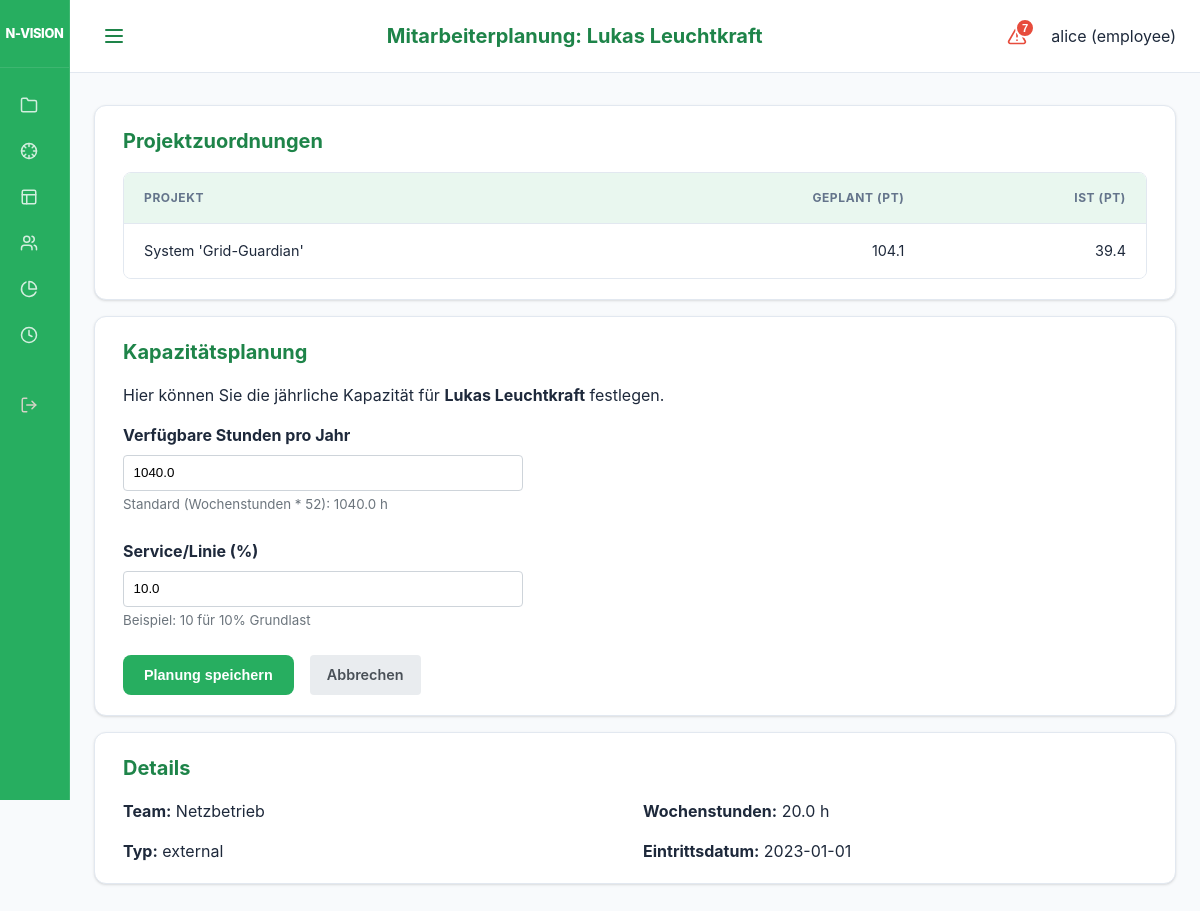
Page /ui/employees/1/plan (signed in) on the committed database.
### models.py (models this page shows)
class User(Base):
    __tablename__ = "users"
    id = Column(Integer, primary_key=True, index=True)
    username = Column(String, unique=True, index=True)
    hashed_password = Column(String)
    role = Column(Enum(UserRole), default=UserRole.EMPLOYEE)
    employee_id = Column(Integer, ForeignKey("employees.id"), nullable=True)
    is_active = Column(Boolean, default=True)
    employee = relationship("Employee", back_populates="user")

class Project(Base):
    __tablename__ = "projects"
    id = Column(Integer, primary_key=True, index=True)
    name = Column(String, index=True)
    description = Column(String, nullable=True)
    business_value = Column(String, nullable=True)
    internal_number = Column(String, nullable=True)
    division = Column(String, nullable=True) # "IT", "Netzgesellschaft", "Vertrieb", "Kraftwerk"
    start_date = Column(Date)
    end_date = Column(Date)
    priority = Column(Integer, default=1) # 1 highest
    status = Column(Enum(ProjectStatus), default=ProjectStatus.PLANNING)
    manager_id = Column(Integer, ForeignKey("employees.id"), nullable=True)
    responsible_it = Column(String, nullable=True)
    responsible_fb = Column(String, nullable=True)
    pab_approval = Column(Integer, default=0) # 0 = No, 1 = Yes (Legacy)
    pab_status = Column(Enum(PABStatus), default=PABStatus.EVALUATION)
    pab_rank = Column(Integer, default=999)
    cats_number = Column(String, nullable=True)
    pt_intern_pab = Column(Float, default=0.0)
    pt_intern_planned = Column(Float, default=0.0)
    pt_extern_planned = Column(Float, default=0.0)
    economic_score = Column(Float, default=0.0) # 0.0 to 10.0
    business_case = Column(String, nullable=True)
    steering_status = Column(Enum(SteeringStatus), default=SteeringStatus.NONE)
    steering_time = Column(Enum(SteeringStatus), default=SteeringStatus.NONE)
    steering_budget = Column(Enum(SteeringStatus), default=SteeringStatus.NONE)
    steering_quality = Column(Enum(SteeringStatus), default=SteeringStatus.NONE)
    steering_details = Column(String, nullable=True)
    steering_last_update = Column(Date, nullable=True)
    budget_total_invest = Column(Float, default=0.0)
    budget_total_unterhalt = Column(Float, default=0.0)
    has_steering_board = Column(Boolean, default=False)
    staffings = relationship("Staffing", back_populates="project")
    bookings = relationship("Booking", back_populates="project")
    milestones = relationship("Milestone", back_populates="project", cascade="all, delete-orphan")
    pab_comments = relationship("ProjectComment", back_populates="project", cascade="all, delete-orphan")
    budgets = relationship("ProjectBudget", back_populates="project", cascade="all, delete-orphan")
    steering_members = relationship("Employee", secondary="project_steering_members")

class Employee(Base):
    __tablename__ = "employees"
    id = Column(Integer, primary_key=True, index=True)
    name = Column(String, index=True)
    type = Column(Enum(ResourceType), default=ResourceType.INTERNAL)
    role_id = Column(Integer, ForeignKey("roles.id"))
    team_id = Column(Integer, ForeignKey("teams.id"))
    weekly_hours = Column(Float, default=40.0)
    annual_hours_target = Column(Float, nullable=True) # Neuer Wert für Jahresplanung
    employment_start = Column(Date)
    employment_end = Column(Date, nullable=True)
    role = relationship("Role", back_populates="employees")
    team = relationship("Team", back_populates="employees")
    staffings = relationship("Staffing", back_populates="employee")
    service_allocations = relationship("ServiceAllocation", back_populates="employee")
    absences = relationship("Absence", back_populates="employee")
    user = relationship("User", back_populates="employee", uselist=False)
    bookings = relationship("Booking", back_populates="employee")

class ServiceAllocation(Base):
    __tablename__ = "service_allocations"
    id = Column(Integer, primary_key=True, index=True)
    employee_id = Column(Integer, ForeignKey("employees.id"))
    capacity_percent = Column(Float) # e.g. 20.0 for 20%
    description = Column(String, nullable=True)
    employee = relationship("Employee", back_populates="service_allocations")

class Team(Base):
    __tablename__ = "teams"
    id = Column(Integer, primary_key=True, index=True)
    name = Column(String, unique=True, index=True)
    employees = relationship("Employee", back_populates="team")

### main.py (the view)
@app.get("/ui/employees/{employee_id}/plan", response_class=HTMLResponse)
def ui_employee_plan(request: Request, employee_id: int, db: Session = Depends(get_db), user: models.User = Depends(login_required)):
    employee = db.query(models.Employee).filter(models.Employee.id == employee_id).first()
    if not employee:
        raise HTTPException(status_code=404, detail="Employee not found")
    project_data = {}
    for booking in employee.bookings:
        p_id = booking.project_id
        if p_id not in project_data:
            project_data[p_id] = {"name": booking.project.name, "ist_pt": 0.0, "planned_pt": 0.0}
        project_data[p_id]["ist_pt"] += booking.hours / 8.0
    for staffing in employee.staffings:
        p_id = staffing.project_id
        if p_id not in project_data:
            project_data[p_id] = {"name": staffing.project.name, "ist_pt": 0.0, "planned_pt": 0.0}
        days = (staffing.end_date - staffing.start_date).days + 1
        workdays = days * (5/7) # Grobe Schätzung
        project_data[p_id]["planned_pt"] += workdays * staffing.capacity_fte
    return templates.TemplateResponse(
        request=request, name="employee_plan.html", context={
            "employee": employee,
            "project_data": project_data.values(),
            "active_page": "employees",
            "user": user
        }
    )

### templates/employee_plan.html (shortened to what this page needs)
{% extends "base.html" %}
{% set title = "Mitarbeiterplanung: " ~ employee.name %}
{% block content %}
<div class="card">
    <h2>Projektzuordnungen</h2>
    <div class="modern-table-wrapper">
        <table class="modern-table">
            <thead>
                <tr>
                    <th>Projekt</th>
                    <th style="text-align: right;">Geplant (PT)</th>
                    <th style="text-align: right;">IST (PT)</th>
                </tr>
            </thead>
            <tbody>
                {% for p in project_data %}
                <tr>
                    <td>{{ p.name }}</td>
                    <td style="text-align: right;">{{ p.planned_pt | round(1) }}</td>
                    <td style="text-align: right;">{{ p.ist_pt | round(1) }}</td>
                </tr>
                {% endfor %}
            </tbody>
        </table>
    </div>
</div>
<div class="card">
    <h2>Kapazitätsplanung</h2>
    <p>Hier können Sie die jährliche Kapazität für <strong>{{ employee.name }}</strong> festlegen.</p>
    <form action="/ui/employees/{{ employee.id }}/plan" method="post" style="max-width: 400px;">
        <div style="margin-bottom: 1.5rem;">
            <label for="annual_hours_target" style="display: block; margin-bottom: 0.5rem; font-weight: bold;">Verfügbare Stunden pro Jahr</label>
            <input type="number"
                   id="annual_hours_target"
                   name="annual_hours_target"
                   value="{{ employee.annual_hours_target if employee.annual_hours_target else (employee.weekly_hours * 52) }}"
                   step="1"
                   required
                   style="width: 100%; padding: 0.6rem; border: 1px solid #ced4da; border-radius: 4px;">
            <small style="color: #6c757d;">Standard (Wochenstunden * 52): {{ employee.weekly_hours * 52 }} h</small>
        </div>
        <div style="margin-bottom: 1.5rem;">
            <label for="service_capacity_percent" style="display: block; margin-bottom: 0.5rem; font-weight: bold;">Service/Linie (%)</label>
            <input type="number"
                   id="service_capacity_percent"
                   name="service_capacity_percent"
                   value="{{ employee.service_allocations[0].capacity_percent if employee.service_allocations else 0.0 }}"
                   step="1"
                   min="0"
                   max="100"
                   required
                   style="width: 100%; padding: 0.6rem; border: 1px solid #ced4da; border-radius: 4px;">
            <small style="color: #6c757d;">Beispiel: 10 für 10% Grundlast</small>
        </div>
        <div style="display: flex; gap: 1rem;">
            <button type="submit" class="btn btn-primary">Planung speichern</button>
            <a href="/ui/employees" class="btn" style="background: #e9ecef; color: #495057; text-decoration: none; padding: 0.5rem 1rem; border-radius: 4px; display: inline-block;">Abbrechen</a>
        </div>
    </form>
</div>
<div class="card">
    <h2>Details</h2>
    <div style="display: grid; grid-template-columns: 1fr 1fr; gap: 1rem;">
        <div>
            <strong>Team:</strong> {{ employee.team.name if employee.team else "Kein Team" }}
        </div>
        <div>
            <strong>Wochenstunden:</strong> {{ employee.weekly_hours }} h
        </div>
        <div>
            <strong>Typ:</strong> {{ employee.type.value }}
        </div>
        <div>
            <strong>Eintrittsdatum:</strong> {{ employee.employment_start }}
        </div>
    </div>
</div>
{% endblock %}

### templates/base.html (shortened to what this page needs)
<!DOCTYPE html>
<html lang="de">
<head>
    <link rel="stylesheet" href="https://cdnjs.cloudflare.com/ajax/libs/font-awesome/6.0.0/css/all.min.css">
    <link rel="stylesheet" href="{{ static_url('/static/styles.css') }}">
</head>
<body>
<div class="app-layout">
    <aside class="sidebar">
        <div class="sidebar-header">
            <div class="brand-title">N-VISION</div>
        </div>
        <nav class="sidebar-nav">
            <div class="nav-group">
                <a href="/ui/projects" class="{% if active_page == 'projects' %}active{% endif %}" title="Projekte">
                    <svg xmlns="http://www.w3.org/2000/svg" width="18" height="18" viewBox="0 0 24 24" fill="none" stroke="currentColor" stroke-width="2" stroke-linecap="round" stroke-linejoin="round" class="nav-icon"><path d="M22 19a2 2 0 0 1-2 2H4a2 2 0 0 1-2-2V5a2 2 0 0 1 2-2h5l2 3h9a2 2 0 0 1 2 2z"/></svg>
                </a>
                <a href="/ui/projektlenkung" class="{% if active_page == 'projektlenkung' %}active{% endif %}" title="Projektlenkung">
                </a>
                <a href="/ui/heatmap" class="{% if active_page == 'heatmap' %}active{% endif %}" title="Heatmap">
                    <svg xmlns="http://www.w3.org/2000/svg" width="18" height="18" viewBox="0 0 24 24" fill="none" stroke="currentColor" stroke-width="2" stroke-linecap="round" stroke-linejoin="round" class="nav-icon"><rect width="18" height="18" x="3" y="3" rx="2"/><path d="M3 9h18"/><path d="M9 21V9"/></svg>
                </a>
                <a href="/ui/pab" class="{% if active_page == 'pab' %}active{% endif %}" title="Public Advisory Board">
                </a>
                <a href="/ui/reports" class="{% if active_page == 'reports' %}active{% endif %}" title="Reports">
                    <svg xmlns="http://www.w3.org/2000/svg" width="18" height="18" viewBox="0 0 24 24" fill="none" stroke="currentColor" stroke-width="2" stroke-linecap="round" stroke-linejoin="round" class="nav-icon"><path d="M21.21 15.89A10 10 0 1 1 8 2.83"></path><path d="M22 12A10 10 0 0 0 12 2v10z"></path></svg>
                </a>
                {% if request.state.user and request.state.user.role.value == 'employee' %}
                <a href="/ui/bookings" class="{% if active_page == 'bookings' %}active{% endif %}" title="Stunden buchen">
                    <svg xmlns="http://www.w3.org/2000/svg" width="18" height="18" viewBox="0 0 24 24" fill="none" stroke="currentColor" stroke-width="2" stroke-linecap="round" stroke-linejoin="round" class="nav-icon"><circle cx="12" cy="12" r="10"/><polyline points="12 6 12 12 16 14"/></svg>
                </a>
                {% endif %}
            </div>
            <div class="nav-group" style="margin-top: auto;">
                <a href="/logout" class="nav-logout" title="Abmelden">
                </a>
            </div>
        </nav>
    </aside>
    <div class="main-wrapper">
        <header class="top-bar">
            <button class="menu-toggle" id="menuToggle" aria-label="Menü öffnen">
                <svg xmlns="http://www.w3.org/2000/svg" width="24" height="24" viewBox="0 0 24 24" fill="none" stroke="currentColor" stroke-width="2" stroke-linecap="round" stroke-linejoin="round"><line x1="4" x2="20" y1="12" y2="12"/><line x1="4" x2="20" y1="6" y2="6"/><line x1="4" x2="20" y1="18" y2="18"/></svg>
            </button>
            <h1 class="page-title">{{ title if title else "N-VISION" }}</h1>
            <div class="user-info" style="display: flex; align-items: center; gap: 1rem;">
                {% if request.state.user %}
                {% set criticals = get_critical_projects(request) %}
                <button class="critical-trigger" id="criticalTrigger" title="Kritische Projekte">
                    {% if criticals|length > 0 %}
                    <span class="critical-badge">{{ criticals|length }}</span>
                    {% endif %}
                </button>
                {% endif %}
                <span>{{ request.state.user.username if request.state.user else "Gast" }} ({{ request.state.user.role.value if request.state.user else "" }})</span>
            </div>
        </header>
        <main class="content-area">
            {% block content %}{% endblock %}
        </main>
    </div>
</div>
</body>
</html>

### rows in the picture
User: state.user "alice", state.user.role "employee"
Project: name "System 'Grid-Guardian'", planned_pt "104.1", ist_pt "39.4"
Employee: name "Lukas Leuchtkraft", annual_hours_target "1040.0", employee.weekly_hours*52 "1040.0", weekly_hours "20.0", type.value "external", employment_start "2023-01-01"
ServiceAllocation: service_capacity_percent "10.0"
Team: team "Netzbetrieb"

### other values in the picture
{{ title if title else "N-VISION" }} "Mitarbeiterplanung: Lukas Leuchtkraft"
{{ criticals|length }} "7"
